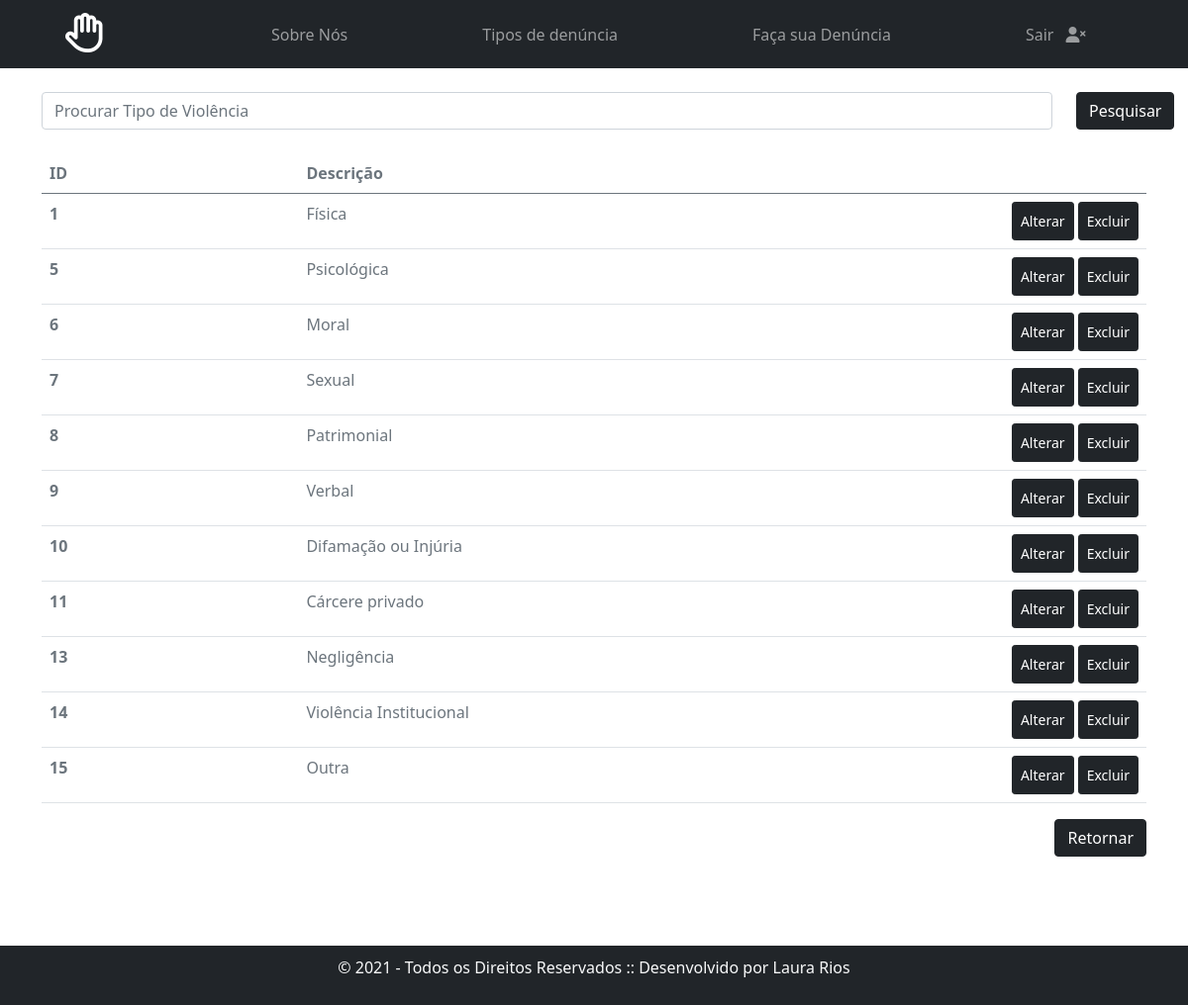
Screenshot of /crud_violencia.php (signed in) with the database file from the repository.
### tables this page shows
CREATE TABLE `tipo_violencia` (
  `idViolencia` int(11) NOT NULL,
  `desTipoViolencia` varchar(45) NOT NULL
);

### crud_violencia.php (the view, shortened to what this page needs)
<!doctype html>
<html lang="pt-BR">
  <head>
    <link href="css/bootstrap.min.css" rel="stylesheet">
    <link href="fontawesome/css/all.css" rel="stylesheet">
  </head>
  <body>
  <nav class="navbar mb-4 navbar-expand-lg navbar-dark bg-dark">
    <div class="container">
      <a class="navbar-brand" href="index.php"><i class="far px-4 fa-hand-paper fa-2x"></i></a>
      <div class="collapse navbar-collapse" id="navbarSupportedContent">
        <ul class="navbar-nav me-auto mb-2 mb-lg-0">
          <li class="nav-item">
            <a class="nav-link" href="index.php#sobre">Sobre Nós</a>
          </li>
          <li class="nav-item">
            <a class="nav-link" href="index.php#tipos">Tipos de denúncia</a>
          </li>
          <li class="nav-item">
            <a class="nav-link" href="index.php#formulario">Faça sua Denúncia</a>
          </li>
          <li class="nav-item">
            <a class="nav-link"  href="sair.php">Sair <i class="fas fa-user-times mx-2 fa-1x "></i></a>
          </li>
        </ul>
      </div>
    </div>
  </nav>
	  <?php
	  if (isset($_POST['pesquisa'])) {
	  	$busca = $_POST['pesquisa'];
	  }	else {
	  	$busca = '';
	  }
	  include "conexao.php";
	  $sql = "SELECT * FROM tipo_violencia WHERE desTipoViolencia LIKE '%$busca%'";
	  $dados = mysqli_query($conn, $sql);
	  ?>
  	<div class="container">
  		<div class="row mb-4">
  			<div class="col-11">
  		<form class="form-inline" action="crud_violencia.php" method="POST">
			<input class="form-control" type="search" name="pesquisa" placeholder="Procurar Tipo de Violência" aria-label = "Search" autofocus>
			</div>
			<div class="col-1">
			<button class="btn btn-dark " type="submit">Pesquisar</button>
			</div>
		</div>
	</div>
	<div class="container" style="min-height: 353px;">
		  <table class="table table-hover text-muted">
		    <thead>
		      <tr>
		        <th scope="col">ID</th>
            <th scope="col"></th>
            <th scope="col"></th>
            <th scope="col"></th>
            <th scope="col"></th>
		        <th scope="col">Descrição</th>
            <th scope="col"></th>
		      </tr>
		    </thead>
		    <tbody>
		    	<?php
		    			  while ($linha = mysqli_fetch_assoc($dados)) {
  						  	  $idViolencia = $linha['idViolencia'];
  						  	  $desTipoViolencia = $linha['desTipoViolencia'];
					          echo "  <tr>
								        <th scope='row'>$idViolencia</th>
                        <td></td>
                        <td></td>
                        <td></td>
                        <td></td>
								        <td>$desTipoViolencia</td>
								        <td class='text-end'>
								        	<a href = 'alterar_violencia.php?idViolencia=$idViolencia' class = 'p-2 btn btn-dark btn-sm'>Alterar</a>
								        	<a href = '#' class = 'p-2 btn btn-dark btn-sm' data-bs-toggle='modal' data-bs-target='#confirmarexclusao'
                          onclick=" . '"' ."pegar_dados($idViolencia, '$desTipoViolencia')" .'"'.">Excluir</a>
								        </td>
								      </tr>";
						  }
		    	?>
		    </tbody>
		  </table>
	</div>
  <div class="container text-end">
    <a class="btn btn-dark " href="adm.php">Retornar</a>
  </div>
    <footer id="rodape" class=" bg-dark text-light container-fluid">
        <p>&copy; 2021 - Todos os Direitos Reservados :: Desenvolvido por Laura Rios</p>
    </footer>
  </body>
</html>

### crud_violencia.php (style rules this page uses)
.nav-item { padding-left: 120px; }
.fa-hand-paper, .fa-user { color: #FFFFFF; }
#rodape { text-align: center; margin-top: 90px; padding: 10px; }

### rows the page displays
tipo_violencia: idViolencia "1", desTipoViolencia "Física"
tipo_violencia: idViolencia "5", desTipoViolencia "Psicológica"
tipo_violencia: idViolencia "6", desTipoViolencia "Moral"
tipo_violencia: idViolencia "7", desTipoViolencia "Sexual"
tipo_violencia: idViolencia "8", desTipoViolencia "Patrimonial"
tipo_violencia: idViolencia "9", desTipoViolencia "Verbal"
tipo_violencia: idViolencia "10", desTipoViolencia "Difamação ou Injúria"
tipo_violencia: idViolencia "11", desTipoViolencia "Cárcere privado"
tipo_violencia: idViolencia "13", desTipoViolencia "Negligência"
tipo_violencia: idViolencia "14", desTipoViolencia "Violência Institucional"
tipo_violencia: idViolencia "15", desTipoViolencia "Outra"
